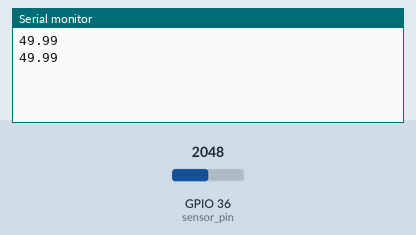
Recording of a sketch running on a simulated ESP32. On the bench: the last lines printed to the serial monitor. The inputs (shaded band) are chosen by the test bench; at power-on: GPIO 36 (sensor_pin) = 2048.

Above: at 1.8 s.
1.9 s: GPIO 36 (sensor_pin) set to 2866
At 2.8 s:
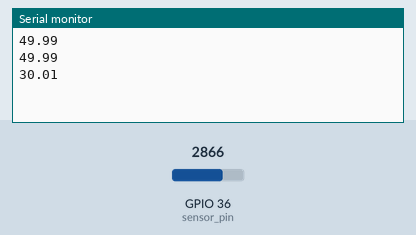
3.4 s: GPIO 36 (sensor_pin) set to 3603
At 4.4 s:
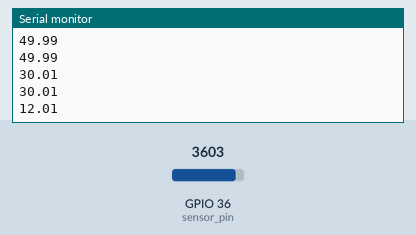
Timing chart, 0 to 6.4 s (numbered marks = the images above; inputs shaded):
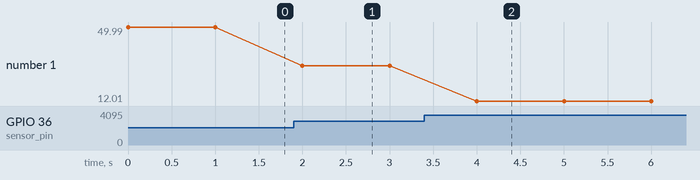

Measured:
- after the input at 1.9 s, the serial monitor: prints a new line after 0.10 s (image 1)
- after the input at 3.4 s, the serial monitor: prints a new line after 0.60 s (image 2)
- plotted number 1: 49.99 → 30.01 after the input at 1.9 s, 30.01 → 12.01 after the input at 3.4 s

The sketch:

05_soil_moisture.ino
```cpp
int sensor_pin = 36;

void setup(){
  Serial.begin(115200);
  pinMode(sensor_pin,INPUT);
}

void loop(){

  float buffer_soil = 0;
  int sensorValue_soil_moisture = analogRead(sensor_pin);
  double voltageValue_soil_moisture = (sensorValue_soil_moisture * 3.3) / (4095.00);
  buffer_soil = mapf(voltageValue_soil_moisture,3.30,0.00,0.00,100.00);
  Serial.println(buffer_soil);
  delay(1000);
}

double mapf(double val, double in_min, double in_max, double out_min, double out_max) {
    return (val - in_min) * (out_max - out_min) / (in_max - in_min) + out_min;
}
```
